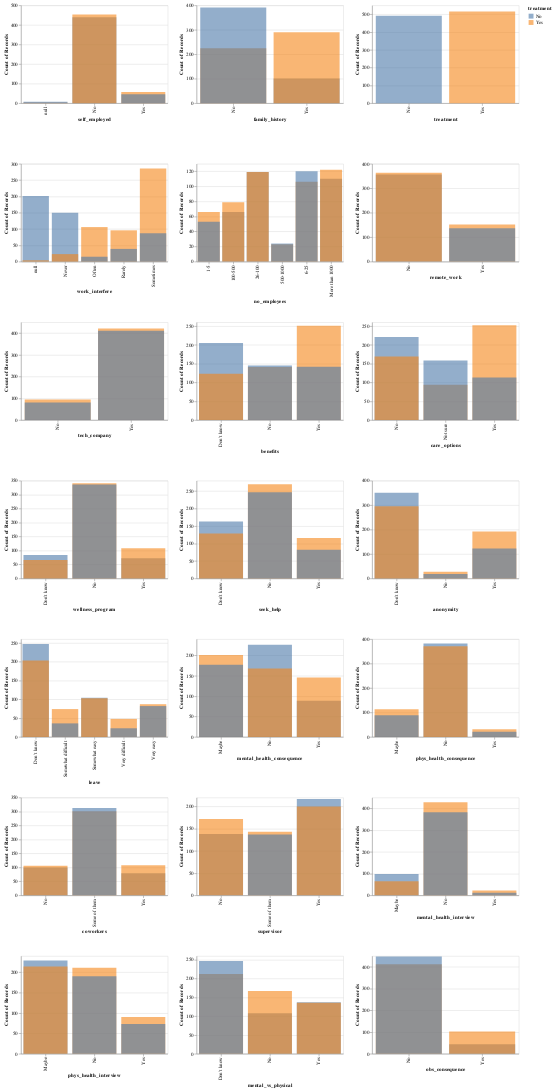

Source (notebook cell):
### Markdown cell above
At this point we can see that 
- Gender will need to be collapsed to Male/Female/Others.
- States are only collected for some observations. (the ones that are in the US). so we'll need to drop this column.
- The United States is over represented in the dataset with approx. 350 observations. so we'll drop this column too.

### Code cell
cat_columns = [c for c in train_df.select_dtypes(include='object') if train_df[c].nunique() <= 10]

alt.Chart(train_df).mark_bar(opacity=0.6).encode(
    alt.X(alt.repeat(), type='nominal'),
    alt.Y('count()', stack=None),
    alt.Color('treatment'),
).properties(
    height=200,
    width = 300,
).repeat(
    cat_columns,
    columns=3
)

### Figure 1 — Vega-Lite specification as saved in the notebook (floating-point values rounded to 4 significant figures; data arrays with more than 128 entries replaced by an {"elided": "..."} marker saying what was removed)
{"config": {"view": {"continuousWidth": 400, "continuousHeight": 300}}, "repeat": ["self_employed", "family_history", "treatment", "work_interfere", "no_employees", "remote_work", "tech_company", "benefits", "care_options", "wellness_program", "seek_help", "anonymity", "leave", "mental_health_consequence", "phys_health_consequence", "coworkers", "supervisor", "mental_health_interview", "phys_health_interview", "mental_vs_physical", "obs_consequence"], "spec": {"data": {"name": "data-25130b61471f1644011d8bc96e350870"}, "mark": {"type": "bar", "opacity": 0.6}, "encoding": {"color": {"type": "nominal", "field": "treatment"}, "x": {"type": "nominal", "field": {"repeat": "repeat"}}, "y": {"type": "quantitative", "aggregate": "count", "stack": null}}, "height": 200, "width": 300}, "columns": 3, "$schema": "https://vega.github.io/schema/vega-lite/v4.8.1.json", "datasets": {"data-25130b61471f1644011d8bc96e350870": {"elided": "1007 records"}}}
